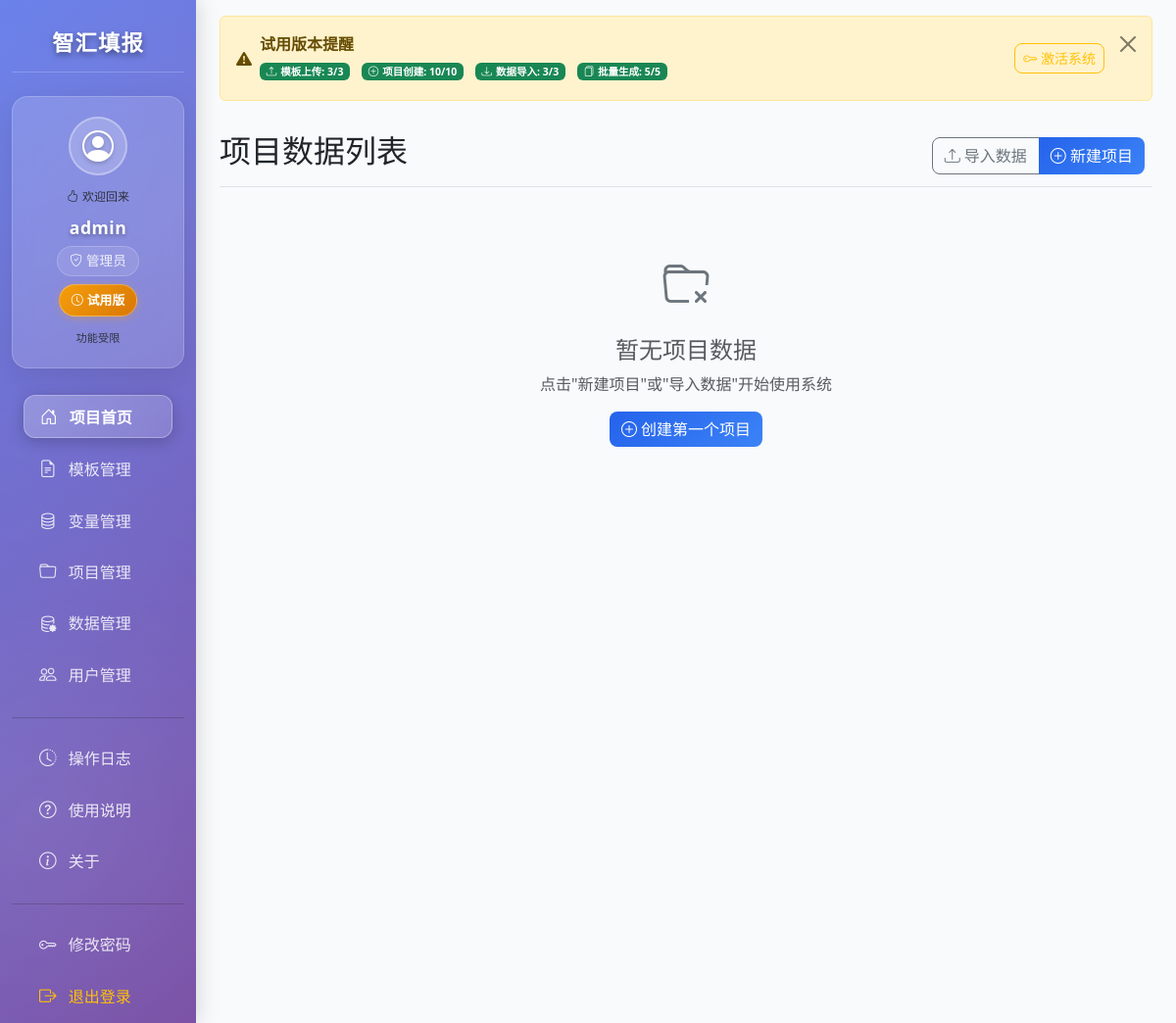
/ (signed in), run on an earlier commit of the app's database.
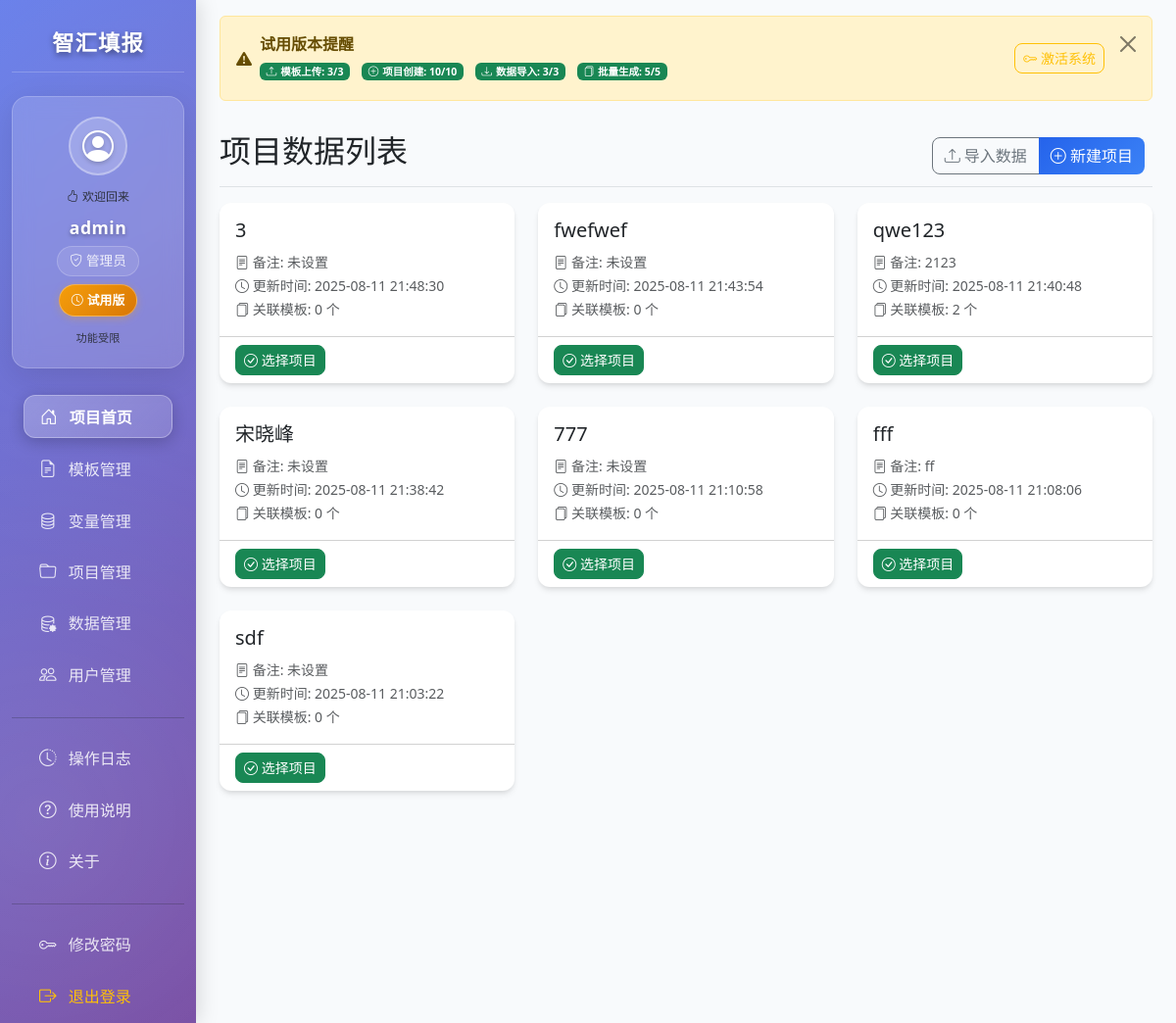
And on a later commit of the database.
### tables this page shows
CREATE TABLE projects (
            id INTEGER PRIMARY KEY AUTOINCREMENT,
            name TEXT NOT NULL,
            contract_number TEXT,
            created_at TIMESTAMP DEFAULT CURRENT_TIMESTAMP,
            updated_at TIMESTAMP DEFAULT CURRENT_TIMESTAMP
        , created_by INTEGER);

### app.py (the view, shortened to what this page needs)
@app.route('/')
@login_required
def index():
    conn = get_db_connection()
    cursor = conn.cursor()
    current_user_id = session.get('user_id')
    current_user_role = session.get('role')
    if current_user_role == 'admin':
        cursor.execute('''
            SELECT p.id, p.name, p.contract_number, p.updated_at,
                   COUNT(DISTINCT tv.variable_name) as template_count
            FROM projects p
            LEFT JOIN project_data pd ON p.id = pd.project_id
            LEFT JOIN template_variables tv ON tv.variable_name = pd.variable_name
            GROUP BY p.id
            ORDER BY p.updated_at DESC
        ''')
    projects = cursor.fetchall()
    conn.close()
    return render_template('index.html', projects=projects)

### app.py (called while the page is built, shortened)
def get_db_connection():
    db_path = os.path.join(app_path, 'system.db')
    return sqlite3.connect(db_path)

@app.context_processor
def inject_activation_status():
    if 'user_id' in session:
        activation_status = check_user_activation()
    else:
        activation_status = {'activated': False}
    return {'activation_status': activation_status}

def check_user_activation(user_id=None):
    if user_id is None:
        user_id = session.get('user_id')
    if not user_id:
        return {'activated': False}
    conn = get_db_connection()
    cursor = conn.cursor()
    try:
        cursor.execute('''
            SELECT activation_code, activation_expire_date, activation_user_info, is_user_activated
            FROM users
            WHERE id = ?
        ''', (user_id,))
        result = cursor.fetchone()
        if result:
            activation_code, expire_date, user_info, is_activated = result
        return {'activated': False}
    except Exception as e:
        return {'activated': False, 'error': str(e)}
    finally:
        conn.close()

### templates/index.html (shortened to what this page needs)
{% extends "base.html" %}
{% block content %}
<div id="trialStatusAlert" class="alert alert-warning alert-dismissible fade show" role="alert" style="display: none;">
    <div class="d-flex align-items-center">
        <i class="bi bi-exclamation-triangle-fill me-2"></i>
        <div class="flex-grow-1">
            <strong>试用版本提醒</strong>
            <div id="trialStatusContent"></div>
        </div>
        <a href="/about" class="btn btn-sm btn-outline-warning ms-2">
            <i class="bi bi-key"></i> 激活系统
        </a>
    </div>
    <button type="button" class="btn-close" data-bs-dismiss="alert"></button>
</div>
<div class="d-flex justify-content-between flex-wrap flex-md-nowrap align-items-center pt-3 pb-2 mb-3 border-bottom">
    <h1 class="h2">项目数据列表</h1>
    <div class="btn-toolbar mb-2 mb-md-0">
        <div class="btn-group me-2">
            <button type="button" class="btn btn-outline-secondary" onclick="importData()">
                <i class="bi bi-upload"></i> 导入数据
            </button>
            <button type="button" class="btn btn-primary" onclick="createProject()">
                <i class="bi bi-plus-circle"></i> 新建项目
            </button>
        </div>
    </div>
</div>
<div class="row">
    {% if projects %}
        {% for project in projects %}
        <div class="col-md-6 col-lg-4 mb-4">
            <div class="card card-hover h-100">
                <div class="card-body">
                    <h5 class="card-title">{{ project[1] }}</h5>
                    <p class="card-text">
                        <small class="text-muted">
                            <i class="bi bi-file-text"></i> 备注: {{ project[2] or '未设置' }}<br>
                            <i class="bi bi-clock"></i> 更新时间: {{ project[3] }}<br>
                            <i class="bi bi-files"></i> 关联模板: {{ project[4] or 0 }} 个
                        </small>
                    </p>
                </div>
                <div class="card-footer bg-transparent">
                    <button class="btn btn-success btn-sm" onclick="selectProject({{ project[0] }}, '{{ project[1] }}')">
                        <i class="bi bi-check-circle"></i> 选择项目
                    </button>
                </div>
            </div>
        </div>
        {% endfor %}
    {% else %}
        <div class="col-12">
            <div class="text-center py-5">
                <i class="bi bi-folder-x" style="font-size: 3rem; color: #6c757d;"></i>
                <h4 class="mt-3 text-muted">暂无项目数据</h4>
                <p class="text-muted">点击"新建项目"或"导入数据"开始使用系统</p>
                <button class="btn btn-primary" onclick="createProject()">
                    <i class="bi bi-plus-circle"></i> 创建第一个项目
                </button>
            </div>
        </div>
    {% endif %}
</div>
{% endblock %}

What changed in the data, as far as the page shows it:
added projects: name "3", contract_number "未设置", updated_at "2025-08-11 21:48:30", project "0"
added projects: name "fwefwef", contract_number "未设置", updated_at "2025-08-11 21:43:54", project "0"
added projects: name "qwe123", contract_number "2123", updated_at "2025-08-11 21:40:48", project "2"
added projects: name "宋晓峰", contract_number "未设置", updated_at "2025-08-11 21:38:42", project "0"
added projects: name "777", contract_number "未设置", updated_at "2025-08-11 21:10:58", project "0"
added projects: name "fff", contract_number "ff", updated_at "2025-08-11 21:08:06", project "0"
added projects: name "sdf", contract_number "未设置", updated_at "2025-08-11 21:03:22", project "0"
Also different on the page:
text no longer shown: "暂无项目数据 点击\"新建项目\"或\"导入数据\"开始使用系统 创建第一个项目"
